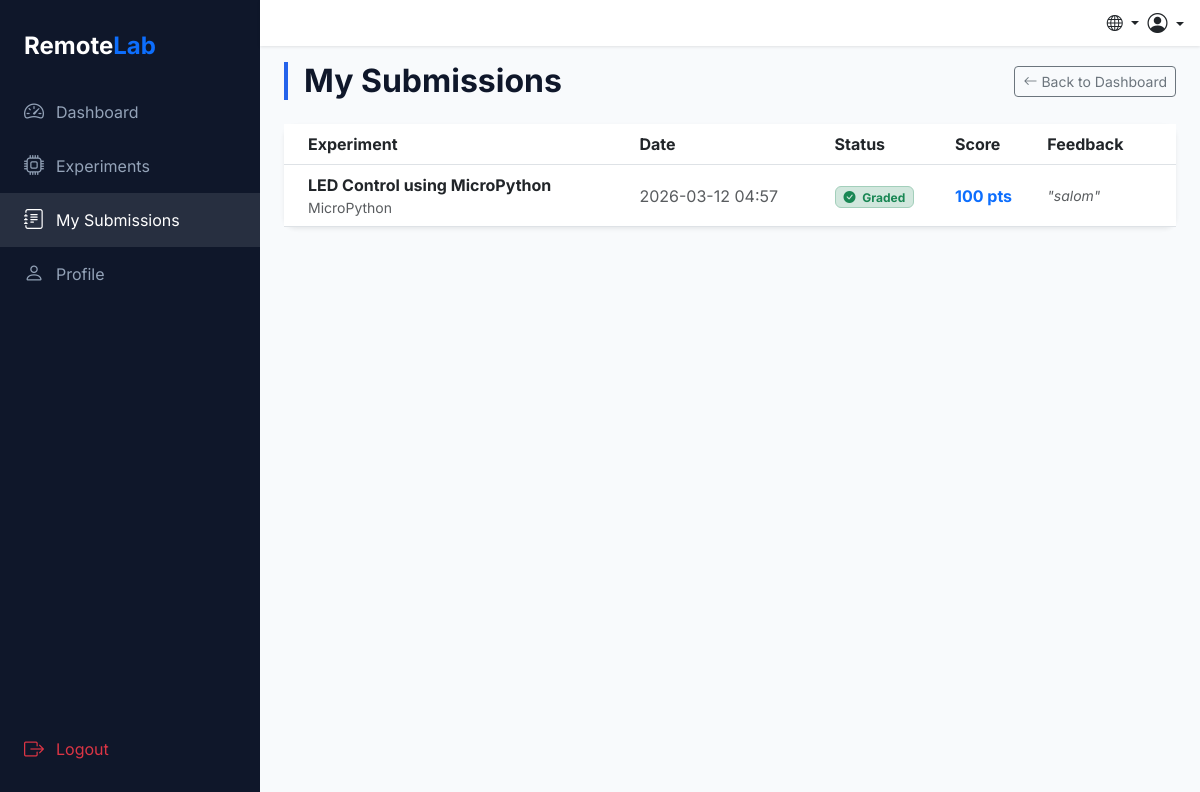
Page /api/user/submissions (signed in) on the committed database.
### app/models.py (models this page shows, shortened)
class Submission(db.Model):
    __tablename__ = 'submissions'
    id = db.Column(db.Integer, primary_key=True)
    user_id = db.Column(db.Integer, db.ForeignKey('users.id'), nullable=False)
    experiment_id = db.Column(db.Integer, db.ForeignKey('experiments.id'), nullable=False)
    result_text = db.Column(db.Text, nullable=True)
    score = db.Column(db.Integer, nullable=True)
    feedback = db.Column(db.Text, nullable=True)
    submitted_at = db.Column(db.DateTime, default=datetime.utcnow)

class Experiment(db.Model):
    __tablename__ = 'experiments'
    id = db.Column(db.Integer, primary_key=True)
    title = db.Column(db.String(200), nullable=False)
    description = db.Column(db.Text, nullable=False)
    objectives = db.Column(db.Text, nullable=True)
    instructions = db.Column(db.Text, nullable=True)
    type = db.Column(db.String(50), nullable=False)  # arduino / raspberry_pi_pico
    difficulty = db.Column(db.String(20), default='easy') # easy, medium, hard
    category = db.Column(db.String(100), nullable=True)
    wokwi_url = db.Column(db.String(500), nullable=False)
    expected_result = db.Column(db.Text, nullable=True)
    created_at = db.Column(db.DateTime, default=datetime.utcnow)
    submissions = db.relationship('Submission', backref='experiment', lazy=True, cascade='all, delete-orphan')

### app/routes/user_routes.py (the view)
@user_bp.route('/submissions')
@jwt_required()
def submissions():
    user_id = get_jwt_identity()
    user = User.query.get(user_id)
    all_submissions = Submission.query.filter_by(user_id=user_id)\
        .order_by(Submission.submitted_at.desc()).all()
    return render_template('dashboard/submissions.html', user=user, submissions=all_submissions)

### app/__init__.py (called while the page is built)
def get_locale():
    cookie_lang = request.cookies.get('lang')
    if cookie_lang in ['en', 'uz', 'ru']:
        return cookie_lang
    return request.accept_languages.best_match(['en', 'uz', 'ru']) or 'en'

### app/templates/dashboard/submissions.html (shortened to what this page needs)
{% extends "base.html" %}
{% block content %}
<div class="d-flex justify-content-between align-items-center mb-4">
    <h2 class="section-title mb-0">{{ _('My Submissions') }}</h2>
    <a href="{{ url_for('user.dashboard') }}" class="btn btn-outline-secondary btn-sm">
        <i class="bi bi-arrow-left"></i> {{ _('Back to Dashboard') }}
    </a>
</div>
<div class="card lab-card shadow-sm border-0">
    <div class="card-body p-0">
        <div class="table-responsive">
            <table class="table table-hover align-middle mb-0">
                <thead class="bg-light">
                    <tr>
                        <th class="ps-4">{{ _('Experiment') }}</th>
                        <th>{{ _('Date') }}</th>
                        <th>{{ _('Status') }}</th>
                        <th>{{ _('Score') }}</th>
                        <th class="pe-4">{{ _('Feedback') }}</th>
                    </tr>
                </thead>
                <tbody>
                    {% if submissions %}
                    {% for submission in submissions %}
                    <tr>
                        <td class="ps-4">
                            <div class="fw-bold">{{ submission.experiment.title }}</div>
                            <div class="text-muted small">{{ submission.experiment.category or _('General') }}</div>
                        </td>
                        <td class="text-muted">{{ submission.submitted_at.strftime('%Y-%m-%d %H:%M') }}</td>
                        <td>
                            {% if submission.score is not none %}
                            <span class="badge bg-success-subtle text-success border border-success-subtle">
                                <i class="bi bi-check-circle-fill me-1"></i> Graded
                            </span>
                            {% else %}
                            <span class="badge bg-warning-subtle text-warning border border-warning-subtle">
                                <i class="bi bi-clock-history me-1"></i> Pending
                            </span>
                            {% endif %}
                        </td>
                        <td>
                            {% if submission.score is not none %}
                            <span class="fw-bold text-primary">{{ submission.score }} pts</span>
                            {% else %}
                            <span class="text-muted">--</span>
                            {% endif %}
                        </td>
                        <td class="pe-4">
                            {% if submission.feedback %}
                            <div class="small fst-italic text-muted">"{{ submission.feedback }}"</div>
                            {% else %}
                            <span class="text-muted small">{{ _('No feedback yet') }}</span>
                            {% endif %}
                        </td>
                    </tr>
                    {% endfor %}
                    {% endif %}
                </tbody>
            </table>
        </div>
    </div>
</div>
{% endblock %}

### app/static/css/style.css (style rules this page uses)
:root { --primary-color: #2563EB; --secondary-color: #0F172A; --bg-color: #F8FAFC; --accent-color: #22C55E; --text-main: #1E293B; --text-muted: #64748B; --card-shadow: 0 4px 6px -1px rgb(0 0 0 / 0.1), 0 2px 4px -2px rgb(0 0 0 / 0.1); --sidebar-width: 260px; --bottom-nav-height: 65px; }
body { background-color: var(--bg-color); font-family: 'Inter', system-ui, -apple-system, sans-serif; color: var(--text-main); }
.lab-card { border: none; border-radius: 12px; box-shadow: var(--card-shadow); transition: transform 0.2s ease; }
h1, h2, h3 { font-weight: 700; color: var(--secondary-color); }
.section-title { margin-bottom: 1.5rem; border-left: 4px solid var(--primary-color); padding-left: 1rem; }

### rows in the picture
Submission: experiment "LED Control using MicroPython", experiment "MicroPython", submitted_at "2026-03-12 04:57", shows "Graded", score "100", feedback "salom"
